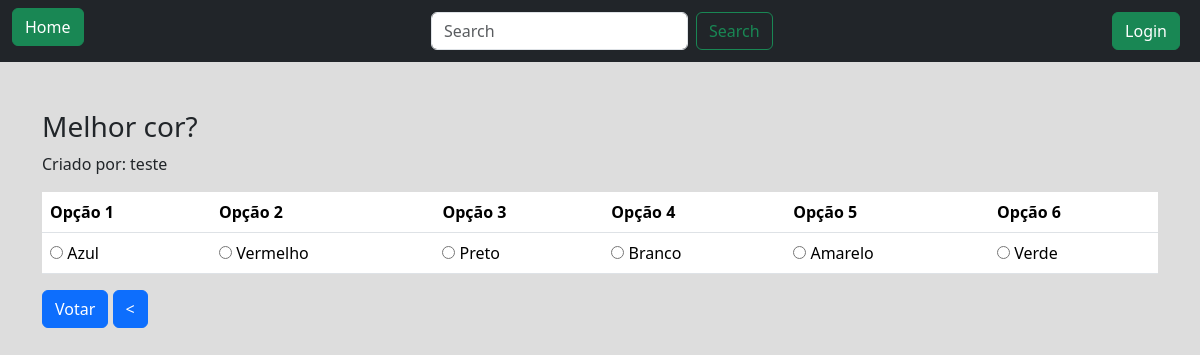
Screenshot of /detalhe-enquete/10/ with the database file from the repository.
### forms/models.py (models this page shows)
class Enquete(models.Model):
    pergunta = models.CharField(max_length=255)
    opcao1 = models.CharField(max_length=255)
    opcao2 = models.CharField(max_length=255)
    opcao3 = models.CharField(max_length=255)
    opcao4 = models.CharField(max_length=255)
    opcao5 = models.CharField(max_length=255)
    opcao6 = models.CharField(max_length=255)
    opcao1_resultado = models.IntegerField(default=0)
    opcao2_resultado = models.IntegerField(default=0)
    opcao3_resultado = models.IntegerField(default=0)
    opcao4_resultado = models.IntegerField(default=0)
    opcao5_resultado = models.IntegerField(default=0)
    opcao6_resultado = models.IntegerField(default=0)
    criador = models.ForeignKey(User, blank=False, on_delete=models.CASCADE)
    finalizado = models.BooleanField(default=True)

### forms/views.py (the view)
# urls.py: path('detalhe-enquete/<int:id>/', views.detalhe, name='detalhe-enquete'),
def detalhe(request, id):
    enquete = Enquete.objects.get(id=id)
    return render(request, "pages/detalhe_enquete.html", {"enquete": enquete})

### forms/templates/pages/detalhe_enquete.html (shortened to what this page needs)
<!DOCTYPE html>
<html lang="en">
  <head>
    <link
      rel="stylesheet"
      href="https://cdn.jsdelivr.net/npm/bootstrap@5.3.2/dist/css/bootstrap.min.css"
    />
  </head>
  <body style="background-color: #ddd">
    <nav class="navbar navbar-expand-lg bg-dark">
      <div class="container-fluid">
        <div class="d-flex">
          <h5>
            <a class="btn btn-success me-2" href="{% url 'home' %}">Home</a>
          </h5>
        </div>
        <form class="d-flex" role="search" action="{% url 'buscar-enquete' %}">
          <input
            class="form-control me-2"
            type="search"
            placeholder="Search"
            aria-label="Search"
            name="q"
          />
          <button class="btn btn-outline-success" type="submit">Search</button>
        </form>
        <div class="d-flex">
          {% if request.user.is_authenticated %}
          <a class="btn btn-danger me-2" href="{% url 'logout' %}">Logout</a>
          {% else %}
          <a class="btn btn-success me-2" href="{% url 'login' %}">Login</a>
          {% endif %}
        </div>
      </div>
    </nav>
    <div class="container m-7 mt-5">
      <form method="post" action="{% url 'opcoes' enquete.id %}">
        {% if enquete.criador == request.user %}
        <table class="table">
          <h3>{{ enquete.pergunta }}</h3>
          <p>Criado por: {{ enquete.criador }}</p>
          <thead>
            <tr>
              <th scope="col">Opção 1</th>
              <th scope="col">Opção 2</th>
              <th scope="col">Opção 3</th>
              <th scope="col">Opção 4</th>
              <th scope="col">Opção 5</th>
              <th scope="col">Opção 6</th>
            </tr>
          </thead>
          <tbody>
            <tr>
              <td>
                <label>
                  {{ enquete.opcao1 }}
                  <br>
                  Votos: {{ enquete.opcao1_resultado }}
                </label>
              </td>
              <td>
                <label>
                  {{ enquete.opcao2 }}
                  <br>
                  Votos: {{ enquete.opcao2_resultado }}
                </label>
              </td>
              <td>
                <label>
                  {{ enquete.opcao3 }}
                  <br>
                  Votos: {{ enquete.opcao3_resultado }}
                </label>
              </td>
              <td>
                <label>
                  {{ enquete.opcao4 }}
                  <br>
                  Votos: {{ enquete.opcao4_resultado }}
                </label>
              </td>
              <td>
                <label>
                  {{ enquete.opcao5 }}
                  <br>
                  Votos: {{ enquete.opcao5_resultado }}
                </label>
              </td>
              <td>
                <label>
                  {{ enquete.opcao6 }}
                  <br>
                  Votos: {{ enquete.opcao6_resultado }}
                </label>
              </td>
            </tr>
          </tbody>
        </table>
        {% else %}
          <table class="table">
            <h3>{{ enquete.pergunta }}</h3>
            <p>Criado por: {{ enquete.criador }}</p>
            <thead>
              <tr>
                <th scope="col">Opção 1</th>
                <th scope="col">Opção 2</th>
                <th scope="col">Opção 3</th>
                <th scope="col">Opção 4</th>
                <th scope="col">Opção 5</th>
                <th scope="col">Opção 6</th>
              </tr>
            </thead>
            <tbody>
              <tr>
                <td>
                  <label>
                    <input type="radio" name="opcao" value="{{ enquete.opcao1 }}"/>
                    {{ enquete.opcao1 }}
                  </label>
                </td>
                <td>
                  <label>
                    <input type="radio" name="opcao" value="{{ enquete.opcao2 }}"/>
                    {{ enquete.opcao2 }}
                  </label>
                </td>
                <td>
                  <label>
                    <input type="radio" name="opcao" value="{{ enquete.opcao3 }}"/>
                    {{ enquete.opcao3 }}
                  </label>
                </td>
                <td>
                  <label>
                    <input type="radio" name="opcao" value="{{ enquete.opcao4 }}"/>
                    {{ enquete.opcao4 }}
                  </label>
                </td>
                <td>
                  <label>
                    <input type="radio" name="opcao" value="{{ enquete.opcao5 }}"/>
                    {{ enquete.opcao5 }}
                  </label>
                </td>
                <td>
                  <label>
                    <input type="radio" name="opcao" value="{{ enquete.opcao5 }}"/>
                    {{ enquete.opcao6 }}
                  </label>
                </td>
              </tr>
            </tbody>
          </table>
        {% endif %}
        {% if enquete.criador == request.user %}
        <a
          class="btn btn-danger"
          href="{% url 'finalizar-enquete' enquete.id %}"
          role="button"
          >Finalizar Enquete</a
        >
        {% else %}
        <button type="submit" class="btn btn-primary">Votar</button>
        {% endif %}
        <button
          type="button"
          class="btn btn-primary"
          onclick="history.back(), preventDefault()"
        >
          <
        </button>
      </form>
    </div>
  </body>
</html>

### rows the page displays
Enquete: pergunta "Melhor cor?", criador "teste", opcao1 "Azul", opcao2 "Vermelho", opcao3 "Preto", opcao4 "Branco", opcao5 "Amarelo", opcao6 "Verde"
